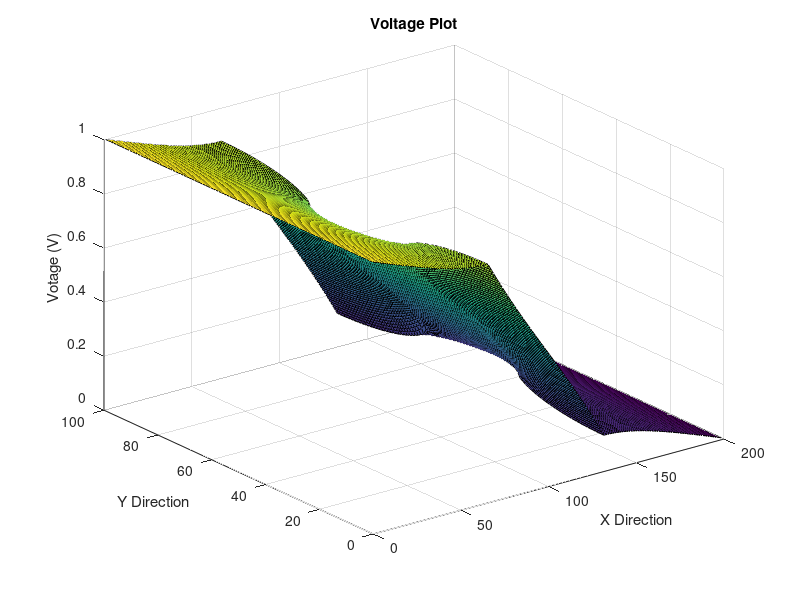
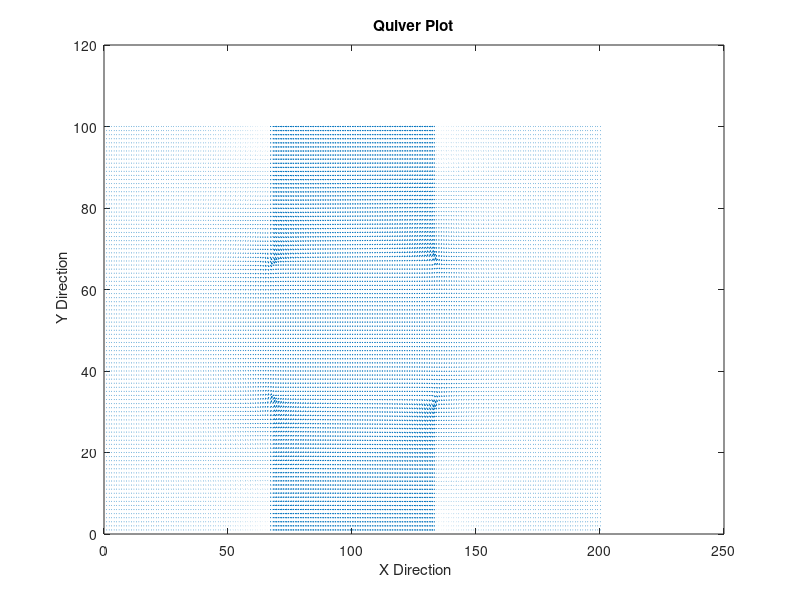

MATLAB code for these plots, in order: (Note: this script raises an error after producing the figures.)
%% Ryan Lindsay 101038101
clear 
clc
x = 3;  %Dimensions 
y = 2;


dx = 0.1;
dy = 0.1;

nx = 200;
ny = 100;

% Create matrix 
G = sparse(nx*ny, nx*ny);
F = zeros(nx*ny,1);


%% Constants

T =300;                  %Temp in K
K =1.38e-23;             %Boltsmann constant
Tmn =0.2e-12;            %mean time between collisions
Mo =9.11e-31;            %rest mass
Mn =0.26*Mo;             %effective mass of electrons
L =200e-09;               %Length of region
W =100e-09;               %Width of region
Pop =1000;                %number of particles
Vth = sqrt((K*T)/(Mn));   %Thermal velocity    
Tstep = 5e-15;           %time step of 15ns
q = 1.602e-19;             % electron charge
lengthE = 1000;

%% Finite Differences 



cMap = zeros(nx,ny)+1;
V = zeros(nx,ny);
F = zeros(nx*ny,1);

for i = 1:nx
    for j =1:ny
        
        if j <= ny/3 || j>= 2*ny/3
            
            if i >= nx/3 && i<= 2*nx/3
                
                cMap(i,j) = 10^-2;
                
            end
        end
    end
end


for i = 1:nx
        for j = 1:ny
            n = j+(i-1)*ny;
            
            
            if (i == 1)
                F(n) = 1;
                G(n,n) = 1;
                
            elseif (i == nx)
                F(n) = 0;
                G(n,n) = 1;
                
            elseif (j == 1)
                
                npy = j+1 + (i-1)*ny;
                npx = j + (i-1+1)*ny;
                nmx = j + (i-1-1)*ny;
                nmy = j-1 + (i-1)*ny;

                
                rpx = (cMap(i,j) + cMap(i+1,j))/2;
                rmx = (cMap(i,j) + cMap(i-1,j))/2;
                rpy = (cMap(i,j) + cMap(i,j+1))/2;

                G(n,n) = -(rpx+rmx+rpy);
                G(n,npx) = rpx; 
                G(n,nmx) = rmx;
                G(n,npy) = rpy;
                
            elseif (j == ny)
                
                nmy = j-1 + (i-1)*ny;
                npx = j + (i-1+1)*ny;
                nmx = j + (i-1-1)*ny;

                
                rpx = (cMap(i,j) + cMap(i+1,j))/2;
                rmx = (cMap(i,j) + cMap(i-1,j))/2;
                rmy = (cMap(i,j) + cMap(i,j-1))/2;

                G(n,n) = -(rpx+rmx+rmy);
                G(n,npx) = rpx; 
                G(n,nmx) = rmx;
                G(n,nmy) = rmy;
            else
                
                npy = j+1 + (i-1)*ny;
                nmy = j-1 + (i-1)*ny;
                npx = j + (i-1+1)*ny;
                nmx = j + (i-1-1)*ny;

                
                rpx = (cMap(i,j) + cMap(i+1,j))/2;
                rmx = (cMap(i,j) + cMap(i-1,j))/2;
                rpy = (cMap(i,j) + cMap(i,j+1))/2;
                rmy = (cMap(i,j) + cMap(i,j-1))/2;

                
                G(n,n) = -(rpx+rmx+rpy+rmy);
                G(n,npx) = rpx; 
                G(n,nmx) = rmx;
                G(n,npy) = rpy;
                G(n,nmy) = rmy;
            end
        end
    end

    
    V = G\F;
    Vrs = reshape(V,ny,nx);
    figure(1)
    surf(Vrs)
    title('Voltage Plot')
    xlabel(' X Direction')
    ylabel(' Y Direction')
    zlabel('Votage (V)')

    
    [Ex Ey] = gradient(-Vrs);
    figure(2)
    quiver(Ex,Ey)
    title('Quiver Plot')
    xlabel(' X Direction')
    ylabel(' Y Direction')
    
    
    






%% Monte Carlo

MFP = Tmn *Vth;

Ang = rand(Pop,1)*2*pi;  % Defines a random angle 

Pos = [rand(Pop,1)*L rand(Pop,1)*W Vth*cos(Ang) Vth*sin(Ang)];  %Creates an Array of particles with random X & Y positions and velocities 

initX = Pos(:,1); %The Initial X positions 

initY = Pos(:,2); % The initial Y positions 

colour = rand(Pop,1); % Ensures each electron will have its own colour 





%Field in X direction
ForceX = Ex'*q;

Ax = 1e9*ForceX/Mn;



%Field in Y direction

ForceY = Ey'*q;

Ay = 1e9*ForceY/Mn;



% Concentration
cVec = zeros(lengthE,1);
eConc = 10^15;




initT = T; 

Pscat = 1- exp(-Tstep/Tmn);

Velo = sqrt(sum(Pos(:,3).^2)/Pop + sum(Pos(:,4).^2)/Pop);

probV = makedist('Normal', 'mu', 0, 'sigma', sqrt(K*T/Mn));

sumT = 0;



%Box Definition 

xBox = [L/3 2*L/3];

yBox1 = [2*W/3 W];

yBox2 = [0 W/3];





% Checking For Particles inside Boxes

%Top Box

 bCol = (initX(:,1)> xBox(1) & initX(:,1) < xBox(2) & initY(:,1) > yBox1(1) & initY(:,1) < yBox1(2));
 
 
while(sum(bCol) > 0)
    
initX(bCol) = rand(sum(bCol),1)*L;
initY(bCol) = rand(sum(bCol),1)*W;


bCol = (initX(:,1)> xBox(1) & initX(:,1) < xBox(2) & initY(:,1) > yBox1(1) & initY(:,1) < yBox1(2));


end


% Bottoma Box

bCol = (initX(:,1)> xBox(1) & initX(:,1) < xBox(2) & initY(:,1) > yBox2(1) & initY(:,1) < yBox2(2));

while(sum(bCol) > 0)
    
initX(bCol) = rand(sum(bCol),1)*L;
initY(bCol) = rand(sum(bCol),1)*W;


bCol = (initX(:,1)> xBox(1) & initX(:,1) < xBox(2) & initY(:,1) > yBox2(1) & initY(:,1) < yBox2(2));


end



for i = 1 : lengthE      % Main Loop of the Function 
    
    % Probability of scattering 
    
    P = rand(Pop,1) < Pscat;
    
    Pos(P,3:4) = random(probV, [sum(P),2]);
    
    
    newX = initX + Pos(:,3)*Tstep;    % The next X position of the particle
    
    newY = initY + Pos(:,4)*Tstep;     % The next Y position of the particle
    
    
    dummyX(:,i) = Pos(:,3);
    
    dummyY(:,i) = Pos(:,4);
    
    
    [xB, Xedge] = discretize(dummyX(:,i),200);
    [yB, Yedge] = discretize(dummyY(:,i),100);
    
    
    dummyX(:,1) = dummyX(:,1) + (1/2)*Ax(sub2ind(size(Ax),xB,yB))*Tstep;
    dummyY(:,1) = dummyY(:,1) + (1/2)*Ay(sub2ind(size(Ay),xB,yB))*Tstep;
    
    
    
    Pos(:,3) = dummyX(:,i);
    Pos(:,4) = dummyY(:,i);
    
    
    newX = initX + Pos(:,3)*Tstep;
    newY = initY + Pos(:,4)*Tstep;
    
    

    
    
    
    
    % Finding velocity and Temperature 
    Velo = sqrt(sum(Pos(:,3).^2)/Pop + sum(Pos(:,4).^2)/Pop);
    
    newT = T + ((Mn * (Velo.^2) )/K/Pop/2);
    
    
    %Avg Temp Calc
    sumT = sumT + newT;
    
    avgT = sumT/i;
    
    
    
    
    
    
    
    
    
    % Checking for Top and Bottom bounds 
    
    Yhigh = newY > W;
    newY(Yhigh) = 2*W - newY(Yhigh); 
    Pos(Yhigh,4) = -Pos(Yhigh,4);
    
    Ylow = newY < 0;
    newY(Ylow) = -newY(Ylow);
    Pos(Ylow,4) = -Pos(Ylow,4);
    
    
    
    % Checking for Left and Right Bounds 
    
    
    Xright = newX > L;
    newX(Xright) = newX(Xright) -L;
    
    
    Xleft = newX < 0;
    newX(Xleft) = newX(Xleft) + L;
    
    
    
    
    if i > 1
    
    % Checking For Box Values 
    
        bCol = (newX>xBox(1) & newX <xBox(2) & newY < yBox2(2)) | (newX>xBox(1) & newX <xBox(2) & newY > yBox1(1)); % Definition of the two boxes
    
    
    if sum(bCol) ~= 0       % if bCol contains a value, we have an electron at a barrier 
        
        if ((newX(bCol) > xBox(1)) & newX(bCol) < xBox(2));     % Checking X plane 
            Pos(bCol,1) = prevX(bCol,1);
            Pos(bCol,4) = -Pos(bCol,4);
            Pos(bCol,3)=Vth*cos(randn()*2*pi);
            
            
        else
            Pos(bCol,2) = prevY(bCol,2);
            Pos(bCol,3) = -Pos(bCol,3);    % Checking Y plane 
            
            Pos(bCol,4)=Vth*sin(randn()*2*pi);
            
        end
    end
    
    
    end
    
    
    
    
    
    avgV=mean(sqrt(Pos(:,3).^2 + Pos(:,4).^2));
    MFP=(avgV*i)/1000000;
    
    
    % Plotting the movement of electrons
    
    
    Z = 100; % Step size of how many points are skipped
    
    sz = 10; % Size of bubbles
    
    
    figure(6)   
    
    scatter(initX(1:Z:end),initY(1:Z:end),sz,colour(1:Z:end),'filled');      
    hold on
    scatter(newX(1:Z:end), newY(1:Z:end),sz,colour(1:Z:end),'filled');         
    rectangle( 'Position', [xBox(1) 0 (xBox(2)-xBox(1)) yBox2(2)])
    rectangle('Position', [xBox(1) yBox1(1) (xBox(2)-xBox(1)) yBox2(2)])
    xlabel 'Length of Substrate'
    ylabel 'Width of Substrate' 
    title('2D Trajectories')
    axis([0 L 0 W]);
    
    
    
    
    
    
    %Re-initializing after 1 loop 
    initX = newX;
    initY = newY;
    initT = newT;
    
    
     prevX = newX;
    prevY = newY;
    
    
    xBox = [L/3 2*L/3];

    yBox1 = [2*W/3 W];

    yBox2 = [0 W/3];
    
    
end


